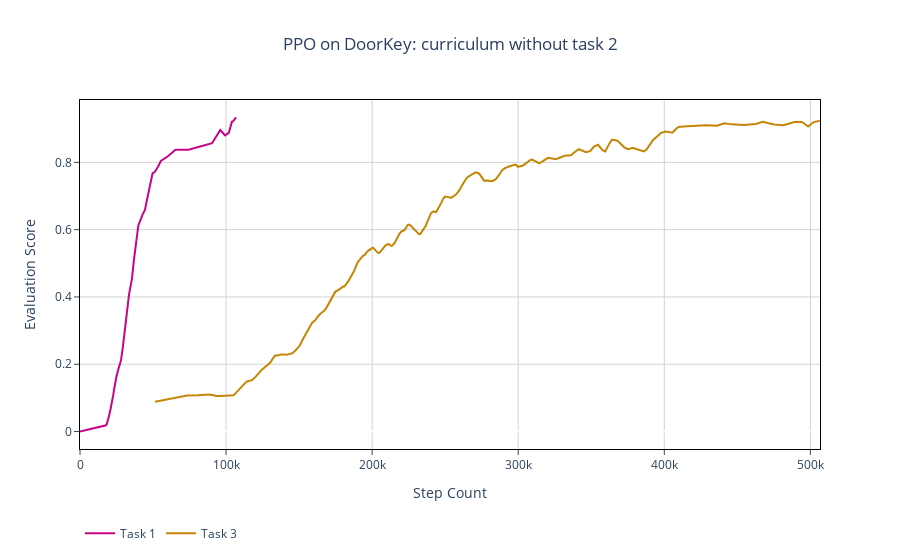

Here is the notebook cell this chart was saved with:
### Code cell
figs[1].update_layout(title=dict(text='PPO on DoorKey: curriculum without task 2'))
figs[1].show()
